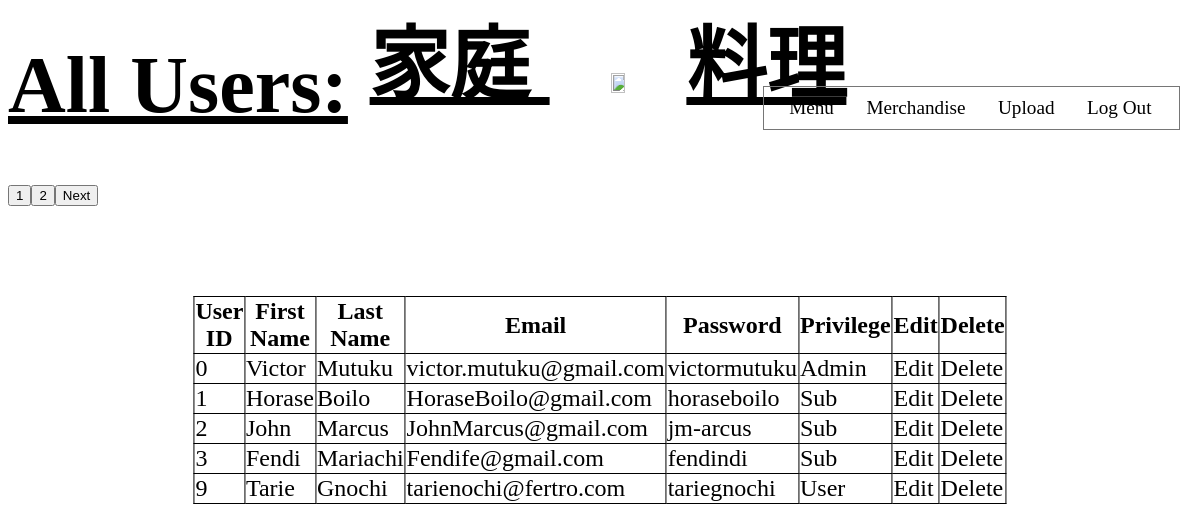
Screenshot of /Administrative/Main/ViewUsers-Admin.php with the database file from the repository.
### tables this page shows
CREATE TABLE `new` (
  `User_ID` int(11) NOT NULL,
  `First_Name` varchar(255) NOT NULL,
  `Last_Name` varchar(255) NOT NULL,
  `Email_address` varchar(255) NOT NULL,
  `passw` varchar(255) NOT NULL,
  `Privilege` enum('Admin','Sub','User') NOT NULL DEFAULT 'User'
);

### Database/connect.php (called while the page is built, shortened)
<?php
function connect(){
    $server = "localhost";
    $username = "root";
    $password = "";
    $database = "test";
    $link = mysqli_connect($server,$username,$password,$database) or die("Could not connect".mysqli_connect_error());
    return ($link);
}
function getData($insert){
    $link = connect();
    $results = mysqli_query($link,$insert);
    $rows = array();
    if(mysqli_num_rows($results)>0){
        while($row = mysqli_fetch_assoc($results)){
            $rows[] = $row;
        }
        return $rows;
    }
}
?>

### Process/selectstmt.php (called while the page is built)
<?php
require_once("connect.php");
$select = "SELECT User_ID, First_Name, Last_Name, Email_address, passw, Privilege FROM new LIMIT $begin_from,$num_per_page";
$fetched = getData($select);
?>

### Administrative/Main/ViewUsers-Admin.php (the view, shortened to what this page needs)
<?php
require_once("connect.php");
if (isset($_GET['page'])){
  $page = $_GET['page'];
 }else{
   $page = 1;
 }
 $num_per_page = 5;
 $begin_from = ($page-1)*5;
?>
<!DOCTYPE html>
<html>
    <head>
        <link rel="stylesheet" href="ViewUsers.css" type="text/css">
    </head>
    <body>
    <h1 class="title"><a href="Food Website.html">家庭 <img src="Food Website Logo.png" class="logo" >料理</a></h1>
    <h1 class="allusers">All Users:</h1>
    <div>
            <nav>
                <ul class="rightnav">
                    <li><a href="Menu.php">Menu</a></li>
                    <li><a href="#">Merchandise</a></li>
                    <li><a href="upload_image.php">Upload</a></li>
                    <li><a href="Log_out.php?logout" class="logout">Log Out</a></li>
                </ul>
            </nav>
      </div>
        <table border="1">
            <thead>
                <th>User ID</th>
                <th>First Name</th>
                <th>Last Name</th>
                <th>Email</th>
                <th>Password</th>
                <th>Privilege</th>
                <th>Edit</th>
                <th>Delete</th>
            </thead>
          <tbody>
              <?php
                require_once("selectstmt.php");
                foreach ($fetched as $key => $value) {
              ?>
              <tr>
                <td><?php echo $value["User_ID"]?></td>
                  <td><?php echo $value["First_Name"]?></td>
                  <td><?php echo $value["Last_Name"]?></td>
                  <td><?php echo $value["Email_address"]?></td>
                  <td><?php echo $value["passw"]?></td>
                  <td><?php echo $value["Privilege"]?></td>
                  <td><a href=AdminEdit-form.php?GETID=<?php echo $value["User_ID"]?>>Edit</a></td>
                  <td><a href=AdminDelete.php?del=<?php echo $value["User_ID"]?>>Delete</a></td>
              </tr>
                <?php
                    }
                ?>
          </tbody>
        </table >
        <?php
          $selectpagination = "SELECT * FROM new";
          $pageresult = mysqli_query(connect(),$selectpagination);
          $totalnumrecords = mysqli_num_rows($pageresult);
          $totalpage = ceil($totalnumrecords/$num_per_page);
          for ($i=1; $i<$totalpage; $i++){
              echo "<a href = 'ViewUsers-Admin.php?page=".$i."'><button>$i</button></a>";
          }
          if($i>$page){
            echo "<a href = 'ViewUsers-Admin.php?page=".($page+1)."'><button>Next</button></a>";
          }
        ?>
    </body>
</html>

### Assets/css/ViewUsers.css (style rules this page uses)
.logo { height: 10%; width: 10%; min-width: 136.79px; min-height: 110.8px; }
.title { font-size: 80px; margin-top: 0; width: 100%; text-align: center; text-decoration: underline; width: 100vw; margin-top: -8px; margin-left: 0; }
h1 a { color: black; }
table { border-collapse: collapse; font-size: 1.5em; position: absolute; top: 50%; left: 50%; transform: translate(-50%, -50%); }
td,th { border: black 1px solid; }
.allusers { position: absolute; top: 40px; font-size: 5em; text-decoration: underline; margin-top: 0; margin-bottom: 0; }
nav { top: 0; display: inline-flex; position: absolute; top: 3.5em; left: 1em; width: 100vw; }
a { text-decoration: none; color: black; }
nav .rightnav { list-style-type: none; display: inline-flex; position: absolute; right: 3%; margin-top: 30px; border: 1px solid rgb(118, 118, 118); padding-left: 20px; }
nav .rightnav li { padding: 5px 10px 5px 0px; margin: 5px 12.5px 5px 0px; }
nav .rightnav li a { padding: 5px 5px 5px 5px; font-size: larger; }

### rows the page displays
new: User_ID "0", First_Name "Victor", Last_Name "Mutuku", Email_address "victor.mutuku@gmail.com", passw "victormutuku", Privilege "Admin"
new: User_ID "1", First_Name "Horase", Last_Name "Boilo", Email_address "HoraseBoilo@gmail.com", passw "horaseboilo", Privilege "Sub"
new: User_ID "2", First_Name "John", Last_Name "Marcus", Email_address "JohnMarcus@gmail.com", passw "jm-arcus", Privilege "Sub"
new: User_ID "3", First_Name "Fendi", Last_Name "Mariachi", Email_address "Fendife@gmail.com", passw "fendindi", Privilege "Sub"
new: User_ID "9", First_Name "Tarie", Last_Name "Gnochi", Email_address "tarienochi@fertro.com", passw "tariegnochi", Privilege "User"
